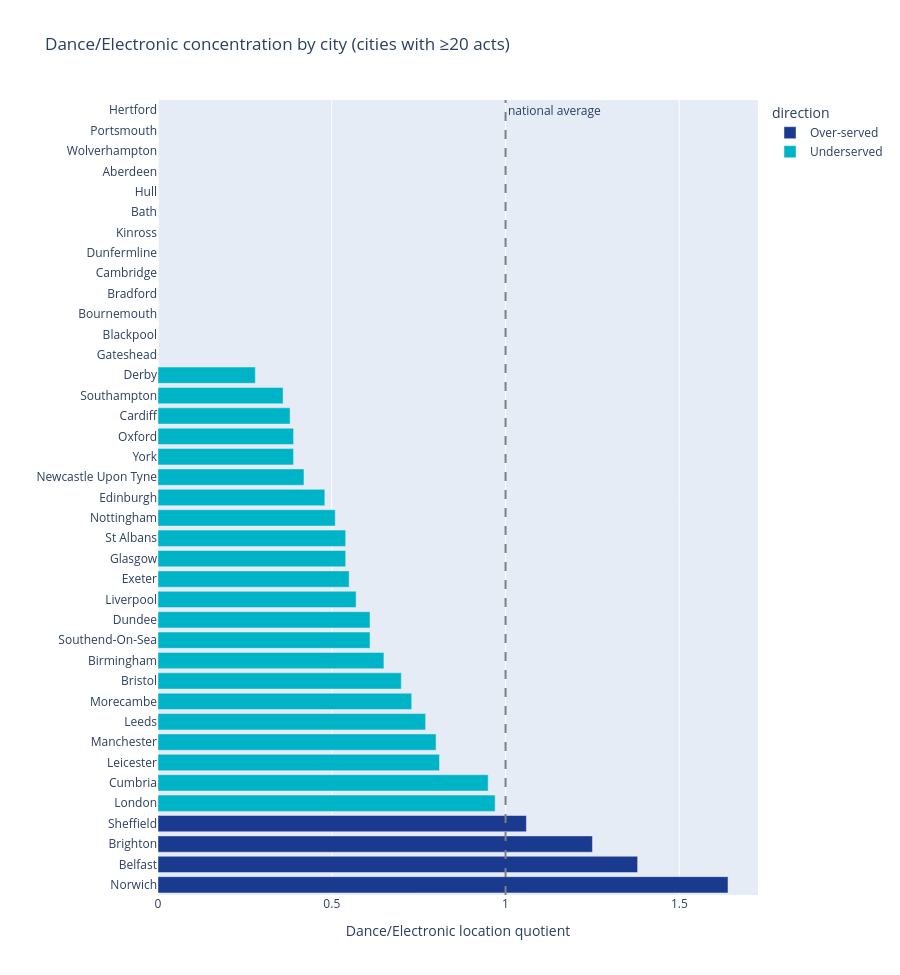

The code cell stored with this chart in its notebook:
### Code cell
import plotly.express as px

def plot_lq(genre, min_acts=20):
    d = location_quotient(genre, min_acts=min_acts).reset_index()
    d["direction"] = d["lq"].apply(lambda x: "Over-served" if x > 1 else "Underserved")

    fig = px.bar(
        d.sort_values("lq"),
        x="lq", y="city", orientation="h",
        color="direction",
        color_discrete_map={"Underserved": "#00B4C8", "Over-served": "#1A3A8F"},
        hover_data={"genre_acts": True, "total_acts": True, "lq": ":.2f", "direction": False},
        labels={"lq": f"{genre} location quotient", "city": ""},
        title=f"{genre} concentration by city (cities with ≥{min_acts} acts)",
    )
    fig.add_vline(x=1, line_dash="dash", line_color="grey",
                  annotation_text="national average")
    fig.update_layout(height=max(400, 25 * len(d)), showlegend=True)
    return fig

plot_lq("Dance/Electronic").show()

### Figure 1 — Plotly figure (JSON) as saved in the notebook; plotly's stock layout.template omitted (floating-point values rounded to 4 significant figures)
{"data": [{"customdata": [[6, 53, "Over-served"], [21, 220, "Over-served"], [13, 152, "Over-served"], [7, 96, "Over-served"]], "hovertemplate": "Dance/Electronic location quotient=%{x:.2f}<br>=%{y}<br>genre_acts=%{customdata[0]}<br>total_acts=%{customdata[1]}<extra></extra>", "legendgroup": "Over-served", "marker": {"color": "#1A3A8F", "pattern": {"shape": ""}}, "name": "Over-served", "orientation": "h", "showlegend": true, "textposition": "auto", "type": "bar", "x": [1.64, 1.38, 1.25, 1.06], "xaxis": "x", "y": ["Norwich", "Belfast", "Brighton", "Sheffield"], "yaxis": "y"}, {"customdata": [[92, 1366, "Underserved"], [2, 31, "Underserved"], [2, 36, "Underserved"], [34, 619, "Underserved"], [15, 284, "Underserved"], [1, 20, "Underserved"], [13, 271, "Underserved"], [15, 335, "Underserved"], [1, 24, "Underserved"], [1, 24, "Underserved"], [5, 127, "Underserved"], [1, 26, "Underserved"], [23, 621, "Underserved"], [1, 27, "Underserved"], [5, 141, "Underserved"], [4, 120, "Underserved"], [6, 204, "Underserved"], [2, 74, "Underserved"], [2, 74, "Underserved"], [3, 116, "Underserved"], [4, 160, "Underserved"], [1, 54, "Underserved"], [0, 21, "Underserved"], [0, 20, "Underserved"], [0, 55, "Underserved"], [0, 25, "Underserved"], [0, 35, "Underserved"], [0, 21, "Underserved"], [0, 29, "Underserved"], [0, 20, "Underserved"], [0, 22, "Underserved"], [0, 36, "Underserved"], [0, 56, "Underserved"], [0, 34, "Underserved"], [0, 30, "Underserved"]], "hovertemplate": "Dance/Electronic location quotient=%{x:.2f}<br>=%{y}<br>genre_acts=%{customdata[0]}<br>total_acts=%{customdata[1]}<extra></extra>", "legendgroup": "Underserved", "marker": {"color": "#00B4C8", "pattern": {"shape": ""}}, "name": "Underserved", "orientation": "h", "showlegend": true, "textposition": "auto", "type": "bar", "x": [0.97, 0.95, 0.81, 0.8, 0.77, 0.73, 0.7, 0.65, 0.61, 0.61, 0.57, 0.55, 0.54, 0.54, 0.51, 0.48, 0.42, 0.39, 0.39, 0.38, 0.36, 0.28, 0.0, 0.0, 0.0, 0.0, 0.0, 0.0, 0.0, 0.0, 0.0, 0.0, 0.0, 0.0, 0.0], "xaxis": "x", "y": ["London", "Cumbria", "Leicester", "Manchester", "Leeds", "Morecambe", "Bristol", "Birmingham", "Southend-On-Sea", "Dundee", "Liverpool", "Exeter", "Glasgow", "St Albans", "Nottingham", "Edinburgh", "Newcastle Upon Tyne", "York", "Oxford", "Cardiff", "Southampton", "Derby", "Gateshead", "Blackpool", "Bournemouth", "Bradford", "Cambridge", "Dunfermline", "Kinross", "Bath", "Hull", "Aberdeen", "Wolverhampton", "Portsmouth", "Hertford"], "yaxis": "y"}], "layout": {"annotations": [{"showarrow": false, "text": "national average", "x": 1, "xanchor": "left", "xref": "x", "y": 1, "yanchor": "top", "yref": "y domain"}], "barmode": "relative", "height": 975, "legend": {"title": {"text": "direction"}, "tracegroupgap": 0}, "shapes": [{"line": {"color": "grey", "dash": "dash"}, "type": "line", "x0": 1, "x1": 1, "xref": "x", "y0": 0, "y1": 1, "yref": "y domain"}], "showlegend": true, "title": {"text": "Dance/Electronic concentration by city (cities with ≥20 acts)"}, "xaxis": {"anchor": "y", "domain": [0, 1], "title": {"text": "Dance/Electronic location quotient"}}, "yaxis": {"anchor": "x", "domain": [0, 1], "title": {"text": ""}}}}
